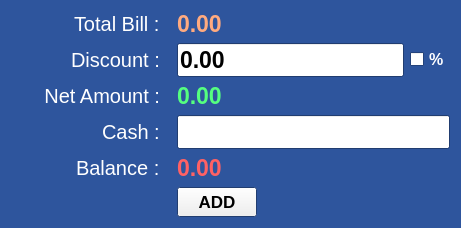
        <widget class="QWidget" name="widget" native="true">
         <property name="sizePolicy">
          <sizepolicy hsizetype="Preferred" vsizetype="Expanding">
           <horstretch>0</horstretch>
           <verstretch>0</verstretch>
          </sizepolicy>
         </property>
         <property name="palette">
          <palette>
           <active>
            <colorrole role="Base">
             <brush brushstyle="SolidPattern">
              <color alpha="255">
               <red>255</red>
               <green>255</green>
               <blue>255</blue>
              </color>
             </brush>
            </colorrole>
            <colorrole role="Window">
             <brush brushstyle="SolidPattern">
              <color alpha="255">
               <red>46</red>
               <green>85</green>
               <blue>157</blue>
              </color>
             </brush>
            </colorrole>
           </active>
           <inactive>
            <colorrole role="Base">
             <brush brushstyle="SolidPattern">
              <color alpha="255">
               <red>255</red>
               <green>255</green>
               <blue>255</blue>
              </color>
             </brush>
            </colorrole>
            <colorrole role="Window">
             <brush brushstyle="SolidPattern">
              <color alpha="255">
               <red>46</red>
               <green>85</green>
               <blue>157</blue>
              </color>
             </brush>
            </colorrole>
           </inactive>
           <disabled>
            <colorrole role="Base">
             <brush brushstyle="SolidPattern">
              <color alpha="255">
               <red>46</red>
               <green>85</green>
               <blue>157</blue>
              </color>
             </brush>
            </colorrole>
            <colorrole role="Window">
             <brush brushstyle="SolidPattern">
              <color alpha="255">
               <red>46</red>
               <green>85</green>
               <blue>157</blue>
              </color>
             </brush>
            </colorrole>
           </disabled>
          </palette>
         </property>
         <property name="autoFillBackground">
          <bool>true</bool>
         </property>
         <layout class="QFormLayout" name="formLayout">
          <property name="labelAlignment">
           <set>Qt::AlignRight|Qt::AlignTrailing|Qt::AlignVCenter</set>
          </property>
          <item row="0" column="0">
           <widget class="QLabel" name="label_5">
            <property name="palette">
             <palette>
              <active>
               <colorrole role="WindowText">
                <brush brushstyle="SolidPattern">
                 <color alpha="255">
                  <red>255</red>
                  <green>255</green>
                  <blue>255</blue>
                 </color>
                </brush>
               </colorrole>
              </active>
              <inactive>
               <colorrole role="WindowText">
                <brush brushstyle="SolidPattern">
                 <color alpha="255">
                  <red>255</red>
                  <green>255</green>
                  <blue>255</blue>
                 </color>
                </brush>
               </colorrole>
              </inactive>
              <disabled>
               <colorrole role="WindowText">
                <brush brushstyle="SolidPattern">
                 <color alpha="255">
                  <red>120</red>
                  <green>120</green>
                  <blue>120</blue>
                 </color>
                </brush>
               </colorrole>
              </disabled>
             </palette>
            </property>
            <property name="font">
             <font>
              <pointsize>15</pointsize>
             </font>
            </property>
            <property name="text">
             <string>Total Bill :  </string>
            </property>
           </widget>
          </item>
          <item row="0" column="1">
           <widget class="QLabel" name="totalBillLbl">
            <property name="palette">
             <palette>
              <active>
               <colorrole role="WindowText">
                <brush brushstyle="SolidPattern">
                 <color alpha="255">
                  <red>255</red>
                  <green>170</green>
                  <blue>127</blue>
                 </color>
                </brush>
               </colorrole>
              </active>
              <inactive>
               <colorrole role="WindowText">
                <brush brushstyle="SolidPattern">
                 <color alpha="255">
                  <red>255</red>
                  <green>170</green>
                  <blue>127</blue>
                 </color>
                </brush>
               </colorrole>
              </inactive>
              <disabled>
               <colorrole role="WindowText">
                <brush brushstyle="SolidPattern">
                 <color alpha="255">
                  <red>120</red>
                  <green>120</green>
                  <blue>120</blue>
                 </color>
                </brush>
               </colorrole>
              </disabled>
             </palette>
            </property>
            <property name="font">
             <font>
              <pointsize>17</pointsize>
              <weight>75</weight>
              <bold>true</bold>
             </font>
            </property>
            <property name="text">
             <string>0.00</string>
            </property>
           </widget>
          </item>
          <item row="1" column="0">
           <widget class="QLabel" name="label_11">
            <property name="palette">
             <palette>
              <active>
               <colorrole role="WindowText">
                <brush brushstyle="SolidPattern">
                 <color alpha="255">
                  <red>255</red>
                  <green>255</green>
                  <blue>255</blue>
                 </color>
                </brush>
               </colorrole>
              </active>
              <inactive>
               <colorrole role="WindowText">
                <brush brushstyle="SolidPattern">
                 <color alpha="255">
                  <red>255</red>
                  <green>255</green>
                  <blue>255</blue>
                 </color>
                </brush>
               </colorrole>
              </inactive>
              <disabled>
               <colorrole role="WindowText">
                <brush brushstyle="SolidPattern">
                 <color alpha="255">
                  <red>120</red>
                  <green>120</green>
                  <blue>120</blue>
                 </color>
                </brush>
               </colorrole>
              </disabled>
             </palette>
            </property>
            <property name="font">
             <font>
              <pointsize>15</pointsize>
              <weight>50</weight>
              <bold>false</bold>
             </font>
            </property>
            <property name="text">
             <string>Discount :  </string>
            </property>
           </widget>
          </item>
          <item row="1" column="1">
           <layout class="QHBoxLayout" name="horizontalLayout_7">
            <item>
             <widget class="QLineEdit" name="discountText">
              <property name="palette">
               <palette>
                <active>
                 <colorrole role="Text">
                  <brush brushstyle="SolidPattern">
                   <color alpha="255">
                    <red>0</red>
                    <green>0</green>
                    <blue>0</blue>
                   </color>
                  </brush>
                 </colorrole>
                 <colorrole role="Base">
                  <brush brushstyle="SolidPattern">
                   <color alpha="255">
                    <red>255</red>
                    <green>255</green>
                    <blue>255</blue>
                   </color>
                  </brush>
                 </colorrole>
                </active>
                <inactive>
                 <colorrole role="Text">
                  <brush brushstyle="SolidPattern">
                   <color alpha="255">
                    <red>0</red>
                    <green>0</green>
                    <blue>0</blue>
                   </color>
                  </brush>
                 </colorrole>
                 <colorrole role="Base">
                  <brush brushstyle="SolidPattern">
                   <color alpha="255">
                    <red>255</red>
                    <green>255</green>
                    <blue>255</blue>
                   </color>
                  </brush>
                 </colorrole>
                </inactive>
                <disabled>
                 <colorrole role="Text">
                  <brush brushstyle="SolidPattern">
                   <color alpha="255">
                    <red>120</red>
                    <green>120</green>
                    <blue>120</blue>
                   </color>
                  </brush>
                 </colorrole>
                 <colorrole role="Base">
                  <brush brushstyle="SolidPattern">
                   <color alpha="255">
                    <red>0</red>
                    <green>0</green>
                    <blue>0</blue>
                   </color>
                  </brush>
                 </colorrole>
                </disabled>
               </palette>
              </property>
              <property name="font">
               <font>
                <pointsize>17</pointsize>
                <weight>75</weight>
                <bold>true</bold>
               </font>
              </property>
              <property name="text">
               <string>0.00</string>
              </property>
             </widget>
            </item>
            <item>
             <widget class="QCheckBox" name="percentageCB">
              <property name="palette">
               <palette>
                <active>
                 <colorrole role="WindowText">
                  <brush brushstyle="SolidPattern">
                   <color alpha="255">
                    <red>255</red>
                    <green>255</green>
                    <blue>255</blue>
                   </color>
                  </brush>
                 </colorrole>
                </active>
                <inactive>
                 <colorrole role="WindowText">
                  <brush brushstyle="SolidPattern">
                   <color alpha="255">
                    <red>255</red>
                    <green>255</green>
                    <blue>255</blue>
                   </color>
                  </brush>
                 </colorrole>
                </inactive>
                <disabled>
                 <colorrole role="WindowText">
                  <brush brushstyle="SolidPattern">
                   <color alpha="255">
                    <red>120</red>
                    <green>120</green>
                    <blue>120</blue>
                   </color>
                  </brush>
                 </colorrole>
                </disabled>
               </palette>
              </property>
              <property name="font">
               <font>
                <pointsize>12</pointsize>
                <weight>75</weight>
                <bold>true</bold>
               </font>
              </property>
              <property name="text">
               <string>%</string>
              </property>
             </widget>
            </item>
           </layout>
          </item>
          <item row="2" column="0">
           <widget class="QLabel" name="label_2">
            <property name="minimumSize">
             <size>
              <width>160</width>
              <height>0</height>
             </size>
            </property>
            <property name="palette">
             <palette>
              <active>
               <colorrole role="WindowText">
                <brush brushstyle="SolidPattern">
                 <color alpha="255">
                  <red>255</red>
                  <green>255</green>
                  <blue>255</blue>
                 </color>
                </brush>
               </colorrole>
               <colorrole role="Base">
                <brush brushstyle="SolidPattern">
                 <color alpha="255">
                  <red>255</red>
                  <green>255</green>
                  <blue>255</blue>
                 </color>
                </brush>
               </colorrole>
               <colorrole role="Window">
                <brush brushstyle="SolidPattern">
                 <color alpha="255">
                  <red>0</red>
                  <green>0</green>
                  <blue>0</blue>
                 </color>
                </brush>
               </colorrole>
              </active>
              <inactive>
               <colorrole role="WindowText">
                <brush brushstyle="SolidPattern">
                 <color alpha="255">
                  <red>255</red>
                  <green>255</green>
                  <blue>255</blue>
                 </color>
                </brush>
               </colorrole>
               <colorrole role="Base">
                <brush brushstyle="SolidPattern">
                 <color alpha="255">
                  <red>255</red>
                  <green>255</green>
                  <blue>255</blue>
                 </color>
                </brush>
               </colorrole>
               <colorrole role="Window">
                <brush brushstyle="SolidPattern">
                 <color alpha="255">
                  <red>0</red>
                  <green>0</green>
                  <blue>0</blue>
                 </color>
                </brush>
               </colorrole>
              </inactive>
              <disabled>
               <colorrole role="WindowText">
                <brush brushstyle="SolidPattern">
                 <color alpha="255">
                  <red>120</red>
                  <green>120</green>
                  <blue>120</blue>
                 </color>
                </brush>
               </colorrole>
               <colorrole role="Base">
                <brush brushstyle="SolidPattern">
                 <color alpha="255">
                  <red>0</red>
                  <green>0</green>
                  <blue>0</blue>
                 </color>
                </brush>
               </colorrole>
               <colorrole role="Window">
                <brush brushstyle="SolidPattern">
                 <color alpha="255">
                  <red>0</red>
                  <green>0</green>
                  <blue>0</blue>
                 </color>
                </brush>
               </colorrole>
              </disabled>
             </palette>
            </property>
            <property name="font">
             <font>
              <pointsize>15</pointsize>
              <weight>50</weight>
              <bold>false</bold>
             </font>
            </property>
            <property name="text">
             <string>Net Amount :  </string>
            </property>
            <property name="alignment">
             <set>Qt::AlignRight|Qt::AlignTrailing|Qt::AlignVCenter</set>
            </property>
           </widget>
          </item>
          <item row="2" column="1">
           <widget class="QLabel" name="netAmountLbl">
            <property name="palette">
             <palette>
              <active>
               <colorrole role="WindowText">
                <brush brushstyle="SolidPattern">
                 <color alpha="255">
                  <red>85</red>
                  <green>255</green>
                  <blue>127</blue>
                 </color>
                </brush>
               </colorrole>
              </active>
              <inactive>
               <colorrole role="WindowText">
                <brush brushstyle="SolidPattern">
                 <color alpha="255">
                  <red>85</red>
                  <green>255</green>
                  <blue>127</blue>
                 </color>
                </brush>
               </colorrole>
              </inactive>
              <disabled>
               <colorrole role="WindowText">
                <brush brushstyle="SolidPattern">
                 <color alpha="255">
                  <red>120</red>
                  <green>120</green>
                  <blue>120</blue>
                 </color>
                </brush>
               </colorrole>
              </disabled>
             </palette>
            </property>
            <property name="font">
             <font>
              <pointsize>17</pointsize>
              <weight>75</weight>
              <bold>true</bold>
             </font>
            </property>
            <property name="text">
             <string>0.00</string>
            </property>
           </widget>
          </item>
          <item row="3" column="0">
           <widget class="QLabel" name="paymentType">
            <property name="palette">
             <palette>
              <active>
               <colorrole role="WindowText">
                <brush brushstyle="SolidPattern">
                 <color alpha="255">
                  <red>255</red>
                  <green>255</green>
                  <blue>255</blue>
                 </color>
                </brush>
               </colorrole>
              </active>
              <inactive>
               <colorrole role="WindowText">
                <brush brushstyle="SolidPattern">
                 <color alpha="255">
                  <red>255</red>
                  <green>255</green>
                  <blue>255</blue>
                 </color>
                </brush>
               </colorrole>
              </inactive>
              <disabled>
               <colorrole role="WindowText">
                <brush brushstyle="SolidPattern">
                 <color alpha="255">
                  <red>120</red>
                  <green>120</green>
                  <blue>120</blue>
                 </color>
                </brush>
               </colorrole>
              </disabled>
             </palette>
            </property>
            <property name="font">
             <font>
              <pointsize>15</pointsize>
              <weight>50</weight>
              <bold>false</bold>
             </font>
            </property>
            <property name="text">
             <string>Cash :  </string>
            </property>
           </widget>
          </item>
          <item row="3" column="1">
           <widget class="QLineEdit" name="cashText">
            <property name="palette">
             <palette>
              <active>
               <colorrole role="Text">
                <brush brushstyle="SolidPattern">
                 <color alpha="255">
                  <red>0</red>
                  <green>0</green>
                  <blue>0</blue>
                 </color>
                </brush>
               </colorrole>
               <colorrole role="Base">
                <brush brushstyle="SolidPattern">
                 <color alpha="255">
                  <red>255</red>
                  <green>255</green>
                  <blue>255</blue>
                 </color>
                </brush>
               </colorrole>
              </active>
              <inactive>
               <colorrole role="Text">
                <brush brushstyle="SolidPattern">
                 <color alpha="255">
                  <red>0</red>
                  <green>0</green>
                  <blue>0</blue>
                 </color>
                </brush>
               </colorrole>
               <colorrole role="Base">
                <brush brushstyle="SolidPattern">
                 <color alpha="255">
                  <red>255</red>
                  <green>255</green>
                  <blue>255</blue>
                 </color>
                </brush>
               </colorrole>
              </inactive>
              <disabled>
               <colorrole role="Text">
                <brush brushstyle="SolidPattern">
                 <color alpha="255">
                  <red>120</red>
                  <green>120</green>
                  <blue>120</blue>
                 </color>
                </brush>
               </colorrole>
               <colorrole role="Base">
                <brush brushstyle="SolidPattern">
                 <color alpha="255">
                  <red>0</red>
                  <green>0</green>
                  <blue>0</blue>
                 </color>
                </brush>
               </colorrole>
              </disabled>
             </palette>
            </property>
            <property name="font">
             <font>
              <pointsize>17</pointsize>
              <weight>75</weight>
              <bold>true</bold>
             </font>
            </property>
           </widget>
          </item>
          <item row="4" column="0">
           <widget class="QLabel" name="label_6">
            <property name="palette">
             <palette>
              <active>
               <colorrole role="WindowText">
                <brush brushstyle="SolidPattern">
                 <color alpha="255">
                  <red>255</red>
                  <green>255</green>
                  <blue>255</blue>
                 </color>
                </brush>
               </colorrole>
              </active>
              <inactive>
               <colorrole role="WindowText">
                <brush brushstyle="SolidPattern">
                 <color alpha="255">
                  <red>255</red>
                  <green>255</green>
                  <blue>255</blue>
                 </color>
                </brush>
               </colorrole>
              </inactive>
              <disabled>
               <colorrole role="WindowText">
                <brush brushstyle="SolidPattern">
                 <color alpha="255">
                  <red>120</red>
                  <green>120</green>
                  <blue>120</blue>
                 </color>
                </brush>
               </colorrole>
              </disabled>
             </palette>
            </property>
            <property name="font">
             <font>
              <pointsize>15</pointsize>
              <weight>50</weight>
              <bold>false</bold>
             </font>
            </property>
            <property name="text">
             <string>Balance :  </string>
            </property>
           </widget>
          </item>
          <item row="4" column="1">
           <widget class="QLabel" name="balanceLbl">
            <property name="palette">
             <palette>
              <active>
               <colorrole role="WindowText">
                <brush brushstyle="SolidPattern">
                 <color alpha="255">
                  <red>255</red>
                  <green>97</green>
                  <blue>100</blue>
                 </color>
                </brush>
               </colorrole>
              </active>
              <inactive>
               <colorrole role="WindowText">
                <brush brushstyle="SolidPattern">
                 <color alpha="255">
                  <red>255</red>
                  <green>97</green>
                  <blue>100</blue>
                 </color>
                </brush>
               </colorrole>
              </inactive>
              <disabled>
               <colorrole role="WindowText">
                <brush brushstyle="SolidPattern">
                 <color alpha="255">
                  <red>120</red>
                  <green>120</green>
                  <blue>120</blue>
                 </color>
                </brush>
               </colorrole>
              </disabled>
             </palette>
            </property>
            <property name="font">
             <font>
              <pointsize>17</pointsize>
              <weight>75</weight>
              <bold>true</bold>
             </font>
            </property>
            <property name="text">
             <string>0.00</string>
            </property>
           </widget>
          </item>
          <item row="5" column="0">
           <spacer name="horizontalSpacer">
            <property name="orientation">
             <enum>Qt::Horizontal</enum>
            </property>
            <property name="sizeHint" stdset="0">
             <size>
              <width>40</width>
              <height>20</height>
             </size>
            </property>
           </spacer>
          </item>
          <item row="5" column="1">
           <layout class="QHBoxLayout" name="horizontalLayout_4">
            <item>
             <widget class="QPushButton" name="addBtn">
              <property name="minimumSize">
               <size>
                <width>0</width>
                <height>30</height>
               </size>
              </property>
              <property name="font">
               <font>
                <pointsize>13</pointsize>
                <weight>75</weight>
                <bold>true</bold>
               </font>
              </property>
              <property name="text">
               <string>ADD</string>
              </property>
             </widget>
            </item>
            <item>
             <spacer name="horizontalSpacer_4">
              <property name="orientation">
               <enum>Qt::Horizontal</enum>
              </property>
              <property name="sizeHint" stdset="0">
               <size>
                <width>40</width>
                <height>20</height>
               </size>
              </property>
             </spacer>
            </item>
           </layout>
          </item>
         </layout>
        </widget>
